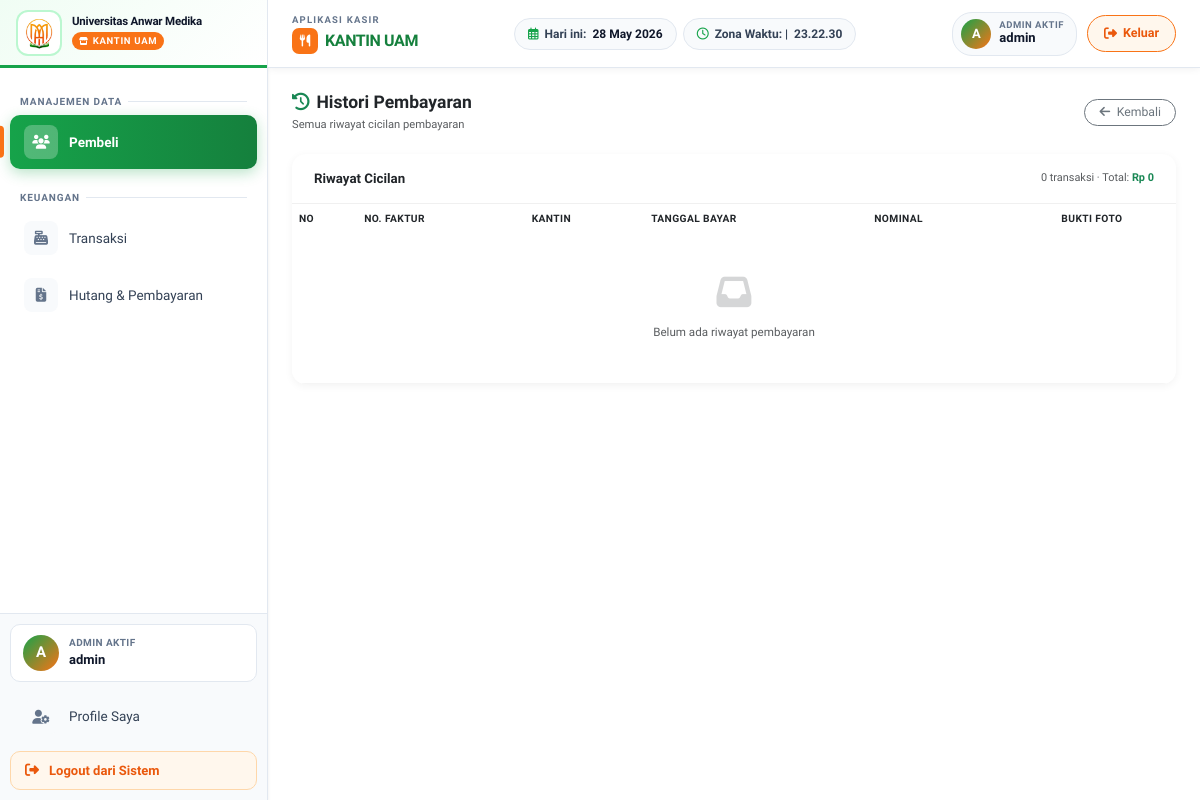
The app's page /piutang/histori.php (signed in), older data.
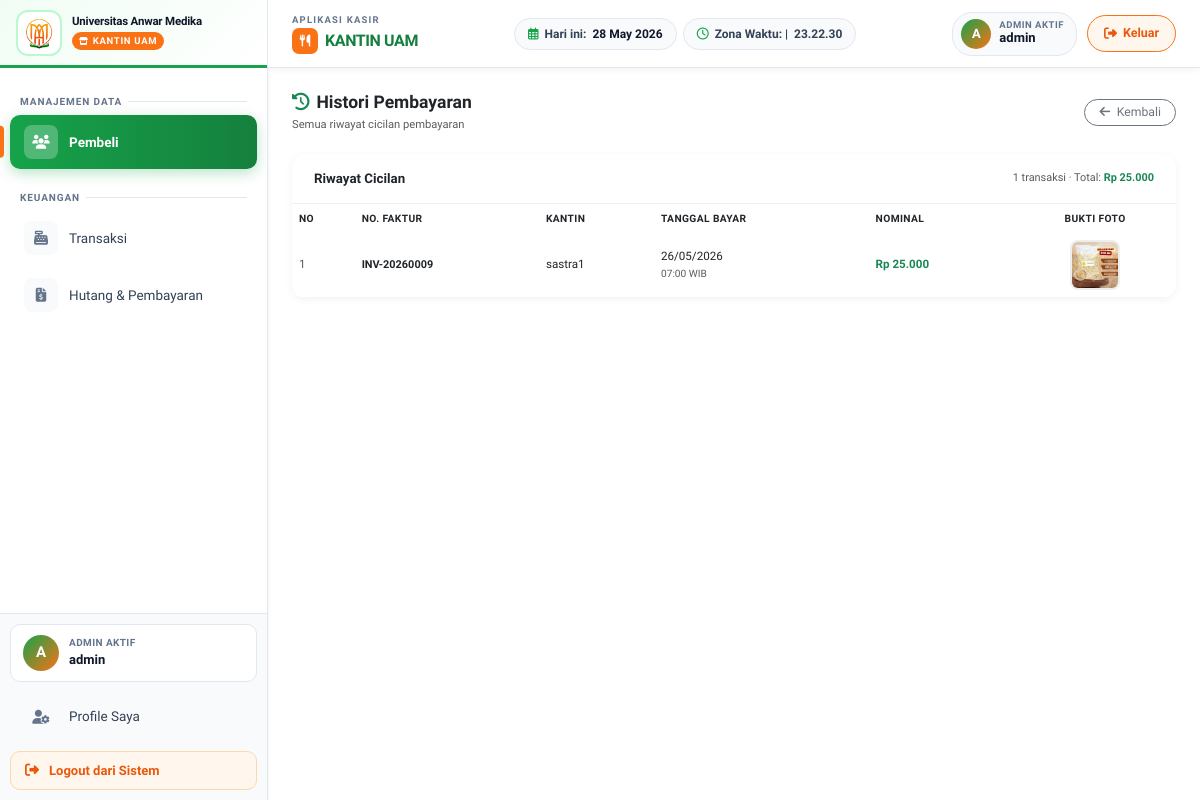
The same page, newer data.
### tables this page shows
CREATE TABLE `pembayaran_hutang` (
  `id_pembayaran` int NOT NULL,
  `id_beli` int DEFAULT NULL,
  `nominal` decimal(12,2) DEFAULT NULL,
  `tanggal` datetime DEFAULT NULL,
  `foto_faktur` varchar(255) DEFAULT NULL
);

CREATE TABLE `pembelian` (
  `id_beli` int NOT NULL,
  `no_faktur` varchar(100) NOT NULL,
  `tanggal_beli` datetime NOT NULL DEFAULT CURRENT_TIMESTAMP,
  `id_admin` int UNSIGNED NOT NULL,
  `id_vendor` int NOT NULL,
  `metode` varchar(50) DEFAULT NULL,
  `metode_pembayaran` varchar(20) DEFAULT NULL,
  `total_bayar` decimal(12,2) DEFAULT NULL,
  `dibayar` decimal(12,2) DEFAULT NULL,
  `sisa_hutang` decimal(12,2) DEFAULT NULL,
  `status` varchar(20) DEFAULT NULL,
  `foto_faktur` varchar(255) DEFAULT NULL
);

CREATE TABLE `vendor` (
  `id_vendor` int NOT NULL,
  `nama` varchar(300) NOT NULL
);

### piutang/histori.php (the view, shortened to what the changed rows need)
<?php
require '../config/config.php';
$id_user_login = $_SESSION['currentUser']['id'];
$id_beli_filter = isset($_GET['id_beli']) ? (int)$_GET['id_beli'] : 0;
$where_faktur = $id_beli_filter > 0 ? "AND p.id_beli = '$id_beli_filter'" : "";
$query = "SELECT
            ph.id_pembayaran,
            ph.id_beli,
            ph.nominal,
            ph.tanggal,
            ph.foto_faktur,
            p.no_faktur,
            v.nama AS nama_kantin
          FROM pembayaran_hutang ph
          JOIN pembelian p ON ph.id_beli = p.id_beli
          LEFT JOIN vendor v ON p.id_vendor = v.id_vendor
          WHERE p.id_admin = '$id_user_login' $where_faktur
          ORDER BY ph.tanggal DESC";
$result   = mysqli_query($conn, $query);
$all_rows = mysqli_fetch_all($result, MYSQLI_ASSOC);
$total_dibayar = array_sum(array_column($all_rows, 'nominal'));
?>
<!DOCTYPE html>
<html lang="id">
<head>
    <link href="https://cdn.jsdelivr.net/npm/bootstrap@5.3.0/dist/css/bootstrap.min.css" rel="stylesheet">
    <link rel="stylesheet" href="https://cdnjs.cloudflare.com/ajax/libs/font-awesome/6.4.0/css/all.min.css">
</head>
<body>
<div class="wrapper-utama">
    <?php include __DIR__ . '/../assets/sidebar.php'; ?>
    <div class="area-konten-kanan">
        <div class="main-scroll">
            <div class="table-card">
                <div class="table-card-header">
                    <h6 class="fw-bold mb-0" style="font-size:0.95rem;">Riwayat Cicilan</h6>
                    <span class="text-muted" style="font-size:0.78rem;"><?= count($all_rows) ?> transaksi · Total: <strong class="text-success">Rp <?= number_format($total_dibayar, 0, ',', '.') ?></strong></span>
                </div>
                <div class="table-responsive">
                    <table class="table mb-0">
                        <thead>
                            <tr>
                                <th>No</th>
                                <th>No. Faktur</th>
                                <th>Kantin</th>
                                <th>Tanggal Bayar</th>
                                <th>Nominal</th>
                                <th class="text-center">Bukti Foto</th>
                            </tr>
                        </thead>
                        <tbody>
                        <?php if (empty($all_rows)): ?>
                            <tr><td colspan="6" class="text-center py-5 text-muted">
                                <i class="fas fa-inbox fa-3x d-block mb-3 opacity-25"></i>
                                Belum ada riwayat pembayaran
                            </td></tr>
                        <?php else: ?>
                            <?php foreach ($all_rows as $i => $row): ?>
                            <tr>
                                <td class="text-muted"><?= $i+1 ?></td>
                                <td><span class="fw-bold" style="font-size:0.78rem;"><?= htmlspecialchars($row['no_faktur']) ?></span></td>
                                <td><?= htmlspecialchars($row['nama_kantin'] ?? 'Kantin UAM') ?></td>
                                <td>
                                    <span class="d-block"><?= date('d/m/Y', strtotime($row['tanggal'])) ?></span>
                                    <small class="text-muted"><?= date('H:i', strtotime($row['tanggal'])) ?> WIB</small>
                                </td>
                                <td><span class="fw-bold text-success">Rp <?= number_format($row['nominal'], 0, ',', '.') ?></span></td>
                                <td class="text-center">
                                    <?php if ($row['foto_faktur'] && file_exists("upload/" . $row['foto_faktur'])): ?>
                                        <img src="upload/<?= htmlspecialchars($row['foto_faktur']) ?>"
                                             class="foto-thumb"
                                             onclick="bukaLightbox(this.src)"
                                             alt="Bukti bayar">
                                    <?php else: ?>
                                        <span class="text-muted" style="font-size:0.75rem;">Tidak ada</span>
                                    <?php endif; ?>
                                </td>
                            </tr>
                            <?php endforeach; ?>
                        <?php endif; ?>
                        </tbody>
                    </table>
                </div>
            </div>
        </div>
    </div>
</div>
</body>
</html>

Row changes from the older to the newer data that the page shows:
added pembayaran_hutang: id_beli.no_faktur "INV-20260009", vendor.nama "sastra1", tanggal "26/05/2026", tanggal "07:00", nominal "25.000", foto_faktur (picture)
Text that changed along with them:
count($all_rows): "0" → "1"
$total_dibayar: "0" → "25.000"
text no longer shown: "Belum ada riwayat pembayaran"
